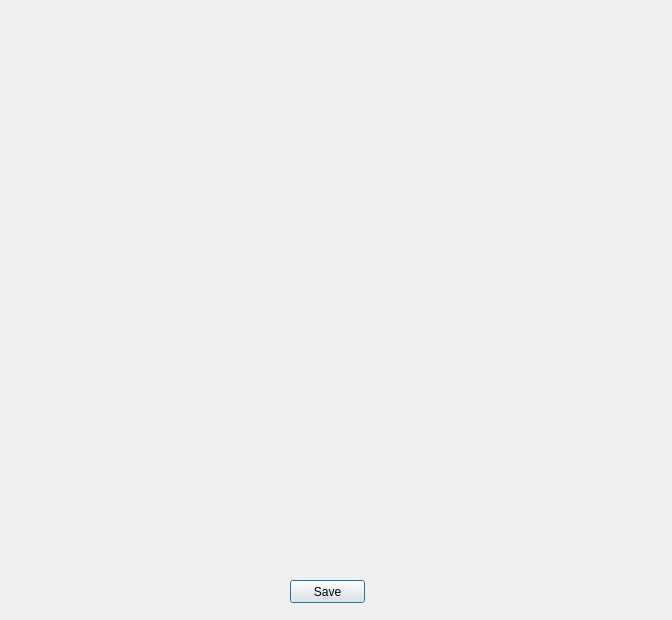
<?xml version="1.0" encoding="UTF-8"?>
<ui version="4.0">
 <class>ExchangeRateTrendViewer</class>
 <widget class="QDialog" name="ExchangeRateTrendViewer">
  <property name="geometry">
   <rect>
    <x>0</x>
    <y>0</y>
    <width>672</width>
    <height>620</height>
   </rect>
  </property>
  <property name="windowTitle">
   <string>Dialog</string>
  </property>
  <widget class="QPushButton" name="saveButton">
   <property name="geometry">
    <rect>
     <x>290</x>
     <y>580</y>
     <width>75</width>
     <height>23</height>
    </rect>
   </property>
   <property name="text">
    <string>Save</string>
   </property>
  </widget>
  <widget class="QChartView" name="rateViewer" native="true">
   <property name="geometry">
    <rect>
     <x>10</x>
     <y>10</y>
     <width>650</width>
     <height>550</height>
    </rect>
   </property>
   <property name="minimumSize">
    <size>
     <width>650</width>
     <height>550</height>
    </size>
   </property>
  </widget>
 </widget>
 <customwidgets>
  <customwidget>
   <class>QChartView</class>
   <extends>QWidget</extends>
   <header>qchartview.h</header>
   <container>1</container>
  </customwidget>
 </customwidgets>
 <resources/>
 <connections/>
</ui>
